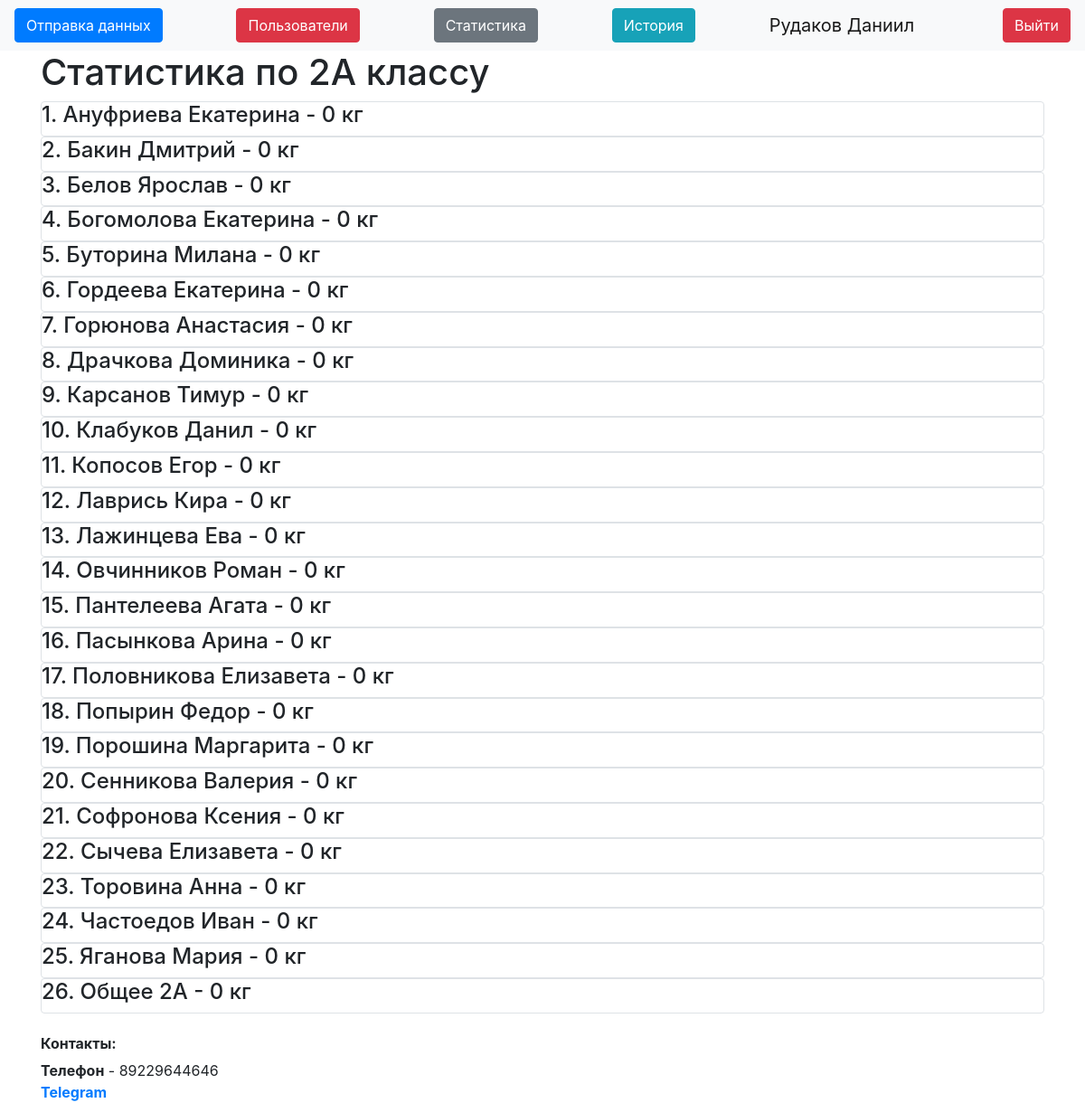
Page /stats2a (signed in) on the committed database.
### data/users.py (models this page shows, shortened)
class User(SqlAlchemyBase, UserMixin):
    __tablename__ = 'users'
    id = sqlalchemy.Column(sqlalchemy.Integer,
                           primary_key=True, autoincrement=True)
    name = sqlalchemy.Column(sqlalchemy.String, nullable=True)
    about = sqlalchemy.Column(sqlalchemy.String, nullable=True)
    email = sqlalchemy.Column(sqlalchemy.String,
                              index=True, unique=True, nullable=True)
    hashed_password = sqlalchemy.Column(sqlalchemy.String, nullable=True)
    is_admin = sqlalchemy.Column(sqlalchemy.Boolean)
    got = sqlalchemy.Column(sqlalchemy.Integer, default=0)
    got_pupils = sqlalchemy.Column(sqlalchemy.Integer, default=0)
    kilograms = orm.relationship("Kilograms", back_populates='user')

### data/Pupils.py (models this page shows)
class Pupils(SqlAlchemyBase):
    __tablename__ = 'Pupils'
    id = sqlalchemy.Column(sqlalchemy.Integer, autoincrement=True, primary_key=True)
    name = sqlalchemy.Column(sqlalchemy.String)
    value = sqlalchemy.Column(sqlalchemy.Integer, default=0)
    grade = sqlalchemy.Column(sqlalchemy.String)
    kilo = orm.relationship("Kilograms", back_populates="pupil")

### server.py (the view)
@app.route("/stats2a")
@login_required
def stats2a():
    db_sess = db_session.create_session()
    pupils = db_sess.query(Pupils).filter(Pupils.grade == "2А").all()
    return render_template("stats_grade.html", db=pupils, grade="2А", title="2А статистика")

### data/db_session.py (called while the page is built)
def create_session() -> Session:
    global __factory
    return __factory()

### server.py (called while the page is built)
@login_manager.user_loader
def load_user(user_id):
    db_sess = db_session.create_session()
    return db_sess.query(User).get(user_id)

### templates/stats_grade.html
{% extends "base.html" %}
{% block content %}
{% if current_user.is_admin %}
<h1>Статистика по {{grade}} классу</h1>
{% for item in db%}
<div class="col-md6 border rounded">
    <h4>{{item.name}} - {{item.value}} кг</h4>
</div>
{% endfor %}
{% endif %}
{% endblock %}

### templates/base.html (shortened to what this page needs)
<!doctype html>
<html lang="en">
<head>
    <link rel="stylesheet"
          href="https://stackpath.bootstrapcdn.com/bootstrap/4.4.1/css/bootstrap.min.css"
>
</head>
<body>
<header>
    <nav class="navbar navbar-light bg-light">
        {% if current_user.is_authenticated %}
        <a type="button" class="btn btn-primary" href="/">Отправка данных</a>
        {% if current_user.is_admin %}
        <a class="btn btn-danger" href="/users">Пользователи</a>
        <a class="btn btn-secondary" href="/stats">Статистика</a>
        {% endif %}
        <a class="btn btn-info" href="/history">История</a>
        <a class="navbar-brand" href="">{{ current_user.name }}</a>
        <a class="btn btn-danger" href="/logout">Выйти</a>
        {% else %}
        <p>
            <a class="btn btn-success" href="/login">Войти</a>
        </p>
        {% endif %}
    </nav>
</header>
<main role="main" class="container">
    {% block content %}{% endblock %}
    <h6><b>Контакты:</b></h6>
    <div>
        <b>Телефон</b> - 89229644646</br>
        <b><a href="https://t.me/mc_Danik">Telegram</a></b>
    </div>
</main>
</body>
</html>

### rows in the picture
User: name "Рудаков Даниил"
Pupils: name "1. Ануфриева Екатерина", value "0"
Pupils: name "2. Бакин Дмитрий", value "0"
Pupils: name "3. Белов Ярослав", value "0"
Pupils: name "4. Богомолова Екатерина", value "0"
Pupils: name "5. Буторина Милана", value "0"
Pupils: name "6. Гордеева Екатерина", value "0"
Pupils: name "7. Горюнова Анастасия", value "0"
Pupils: name "8. Драчкова Доминика", value "0"
Pupils: name "9. Карсанов Тимур", value "0"
Pupils: name "10. Клабуков Данил", value "0"
Pupils: name "11. Копосов Егор", value "0"
Pupils: name "12. Лаврись Кира", value "0"
Pupils: name "13. Лажинцева Ева", value "0"
Pupils: name "14. Овчинников Роман", value "0"
Pupils: name "15. Пантелеева Агата", value "0"
Pupils: name "16. Пасынкова Арина", value "0"
Pupils: name "17. Половникова Елизавета", value "0"
Pupils: name "18. Попырин Федор", value "0"
Pupils: name "19. Порошина Маргарита", value "0"
Pupils: name "20. Сенникова Валерия", value "0"
Pupils: name "21. Софронова Ксения", value "0"
Pupils: name "22. Сычева Елизавета", value "0"
Pupils: name "23. Торовина Анна", value "0"
Pupils: name "24. Частоедов Иван", value "0"
Pupils: name "25. Яганова Мария", value "0"
Pupils: name "26. Общее 2А", value "0"

### other values in the picture
{{ grade }} "2А"
